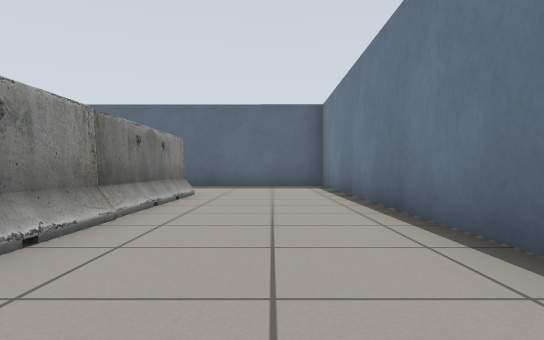
view 1 (above)

24 first-person views from a walk through a world built for the Gazebo simulator. The camera is 0.5 m above the floor, looks level and sees 70° across. The lines on the ground mark 1 m squares. The floor is counted in squares, 1 m on a side. Each view is taken from the middle of a square. On the plan, view 1 faces up. The plan holds only what a view shows up to about 9 squares ahead; the rest is blank. The place goes on beyond the plan. Robots are left out.

view 2
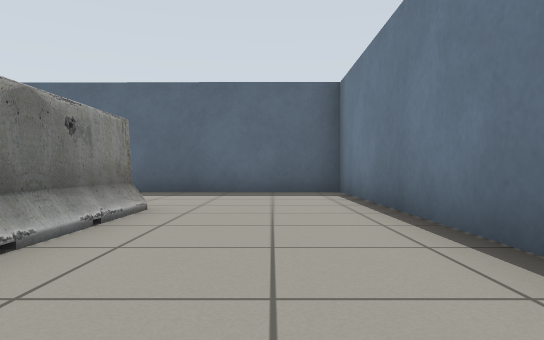

view 3
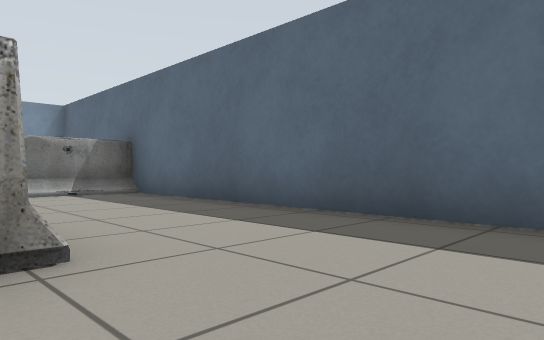

view 4
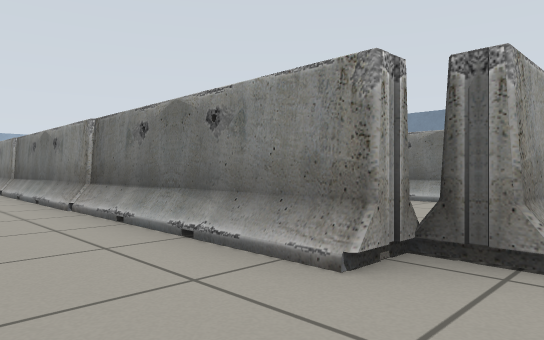

view 5
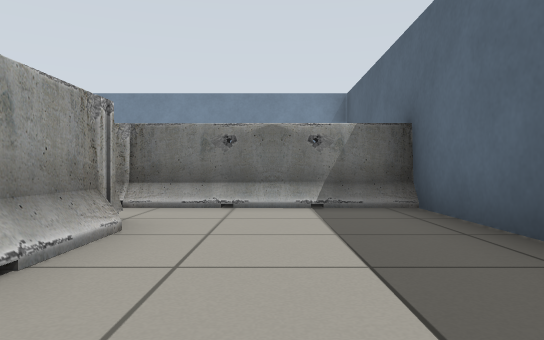

view 6
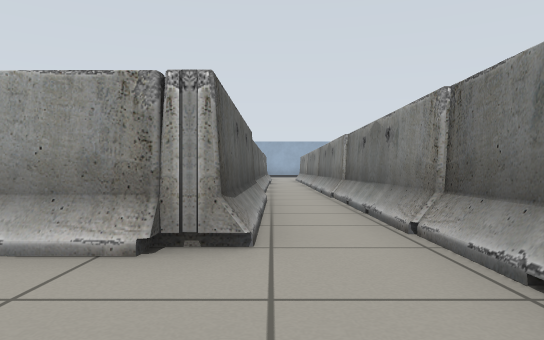

view 7
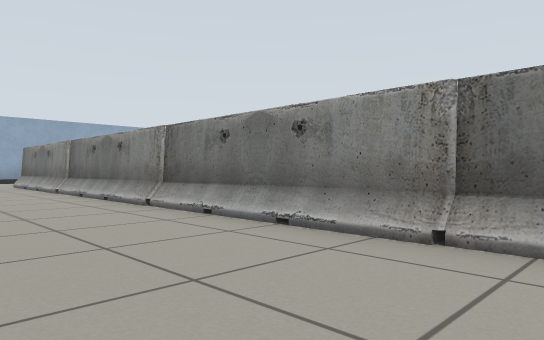

view 8
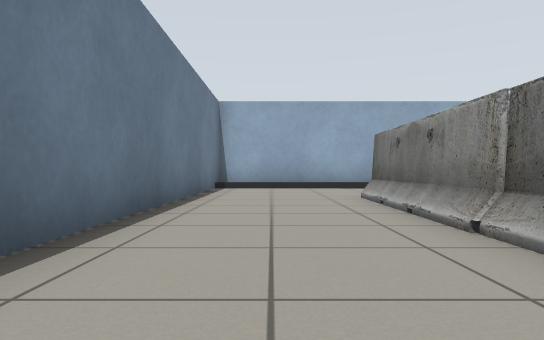

view 9
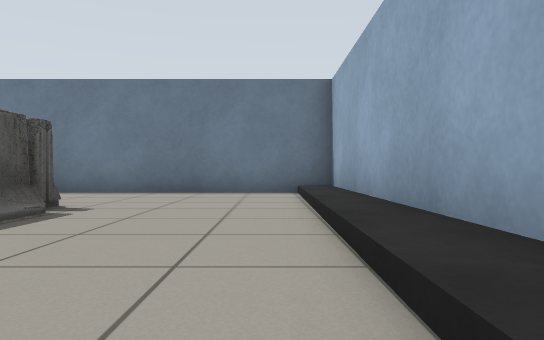

view 10
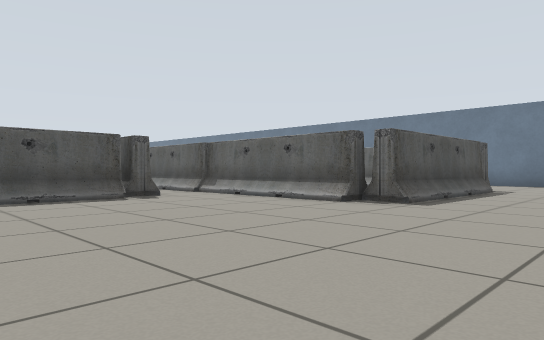

view 11
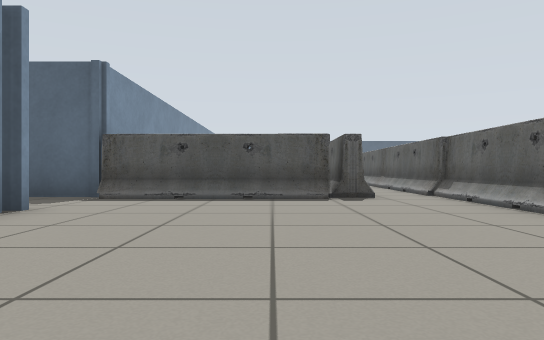

view 12
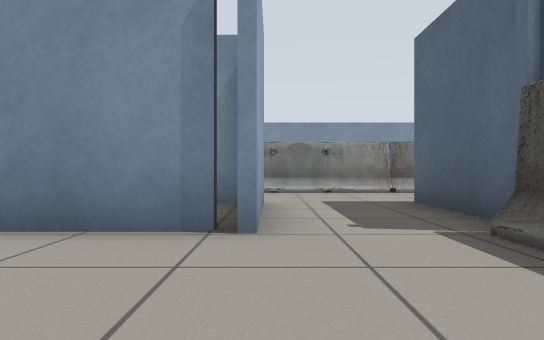

view 13
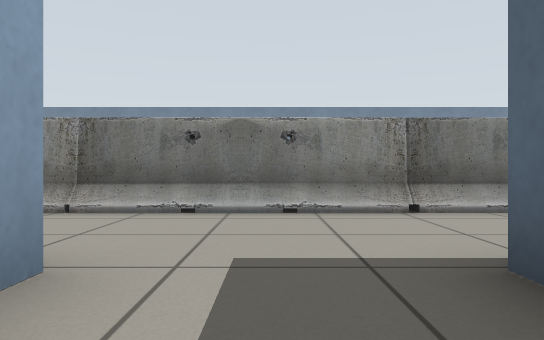

view 14
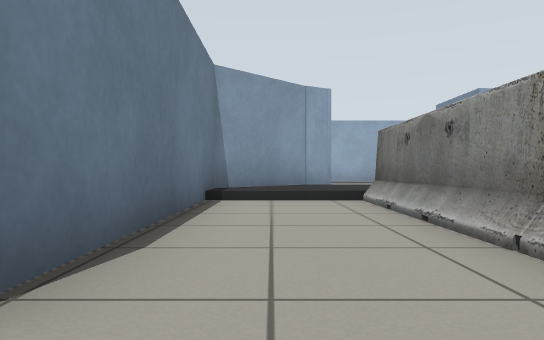

view 15
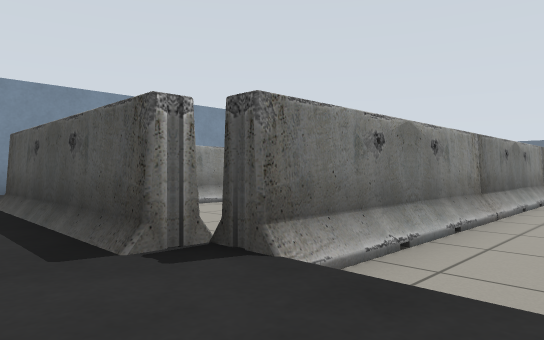

view 16
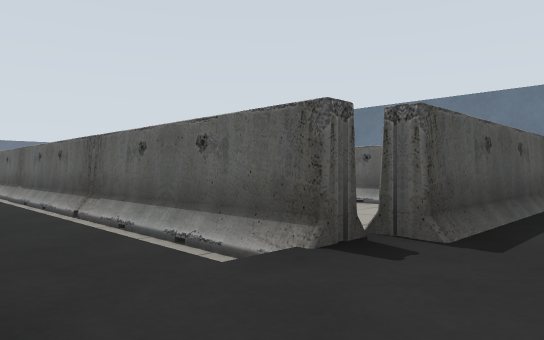

view 17
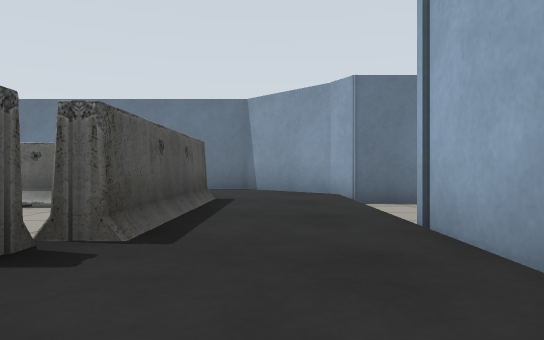

view 18
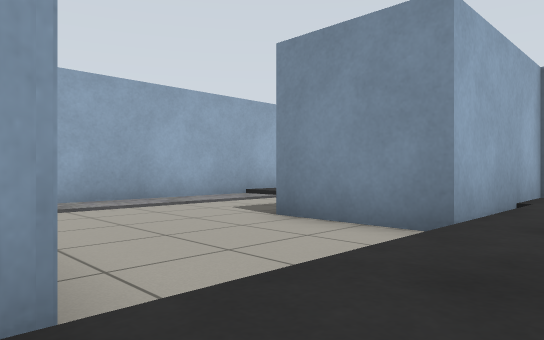

view 19
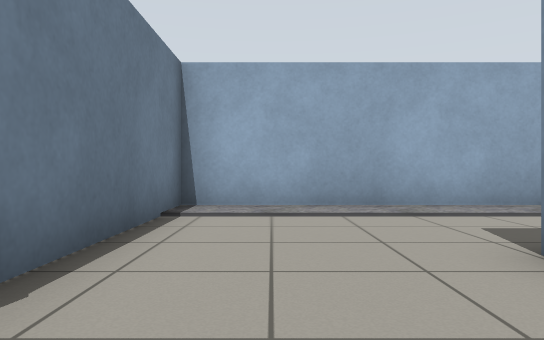

view 20
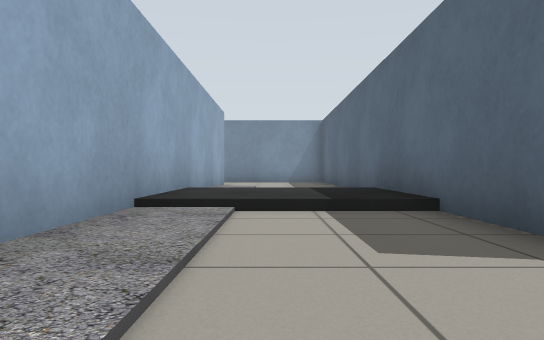

view 21
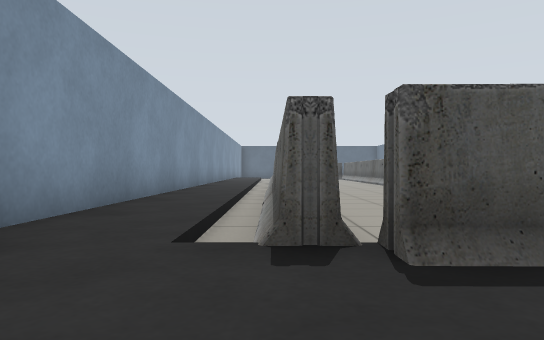

view 22
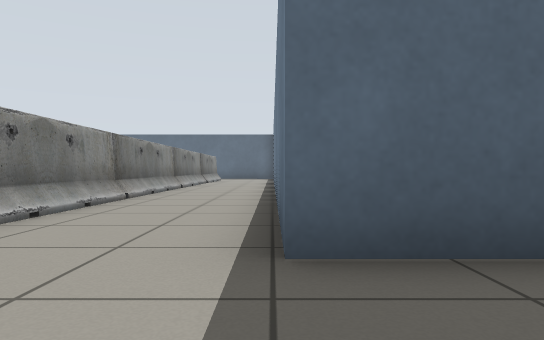

view 23
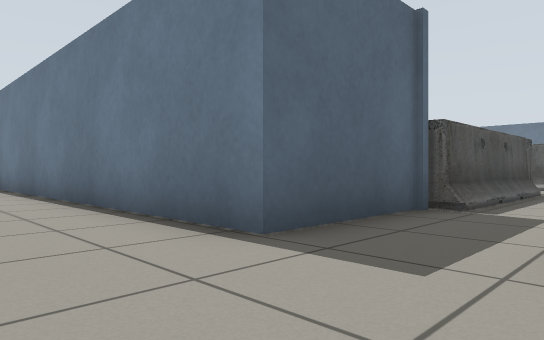

view 24
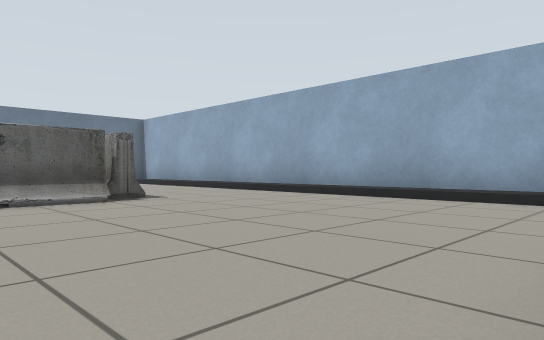

### Floor plan
Points are (right, up) in squares from view 1. A wall is a line through its corners. A room is listed if a view was taken in it or the views show most of it. See-through windows are left out.
Room 1 (views 1, 2, 3, 4, 5, 6, 7, 8, 9, 10, 11, 12)
walls: (-13.1, -6) (-13.1, -7.8); (1.6, 2.1) (1.6, 11.8) (-11.9, 12); (-13.1, -10.1) (-13.1, -12.3); (-5.1, -16.3) (1.6, -16.3) (1.6, -7.1); (-11.8, -16.3) (-7.5, -16.3)
ways out: opening at (-13, -9) to room 2
objects: barrier (-12, -8) to (-9, -8); barrier (-9, -8) to (-8, -6); barrier (-8, 2) to (-8, 3); barrier (-8, 4) to (-8, 7); barrier (-8, 8) to (-8, 11); barrier (-7, -11) to (-6, -8); barrier (-7, -7) to (-7, -6); other object (-7, 2) to (-7, 3); barrier (-7, 5) to (-6, 8); barrier (-6, -12) to (-3, -12); barrier (-6, 8) to (-3, 8); barrier (-2, -12) to (-2, -9); barrier (-2, -8) to (-2, -5); barrier (-2, -4) to (-2, -1); barrier (-2, 0) to (-2, 3); barrier (-2, 4) to (-2, 8)
Room 2 (views 13, 14, 15, 16, 17, 18, 19, 20, 21, 22, 23, 24)
walls: (-26.3, -9) (-26.3, -15.4); (-16, -10.1) (-13.1, -10.1); (-13.1, -7.8) (-15.9, -7.8) (-15.9, 0.7); (-17.8, -18.3) (-15.9, -16.4) (-15.9, -10.5); (-26.4, -18.5) (-22.1, -18.5) (-22.1, -21); (-22.9, -21) (-29, -21); (-29, -24.7) (-18.4, -24.7) (-18.4, -18.6) (-17.8, -18.2)
ways out: opening at (-13, -9) to room 1
objects: barrier (-24, -15) to (-23, -12); barrier (-24, -11) to (-24, -8); barrier (-24, -7) to (-24, -6); barrier (-23, -16) to (-20, -15); barrier (-19, -15) to (-19, -12); barrier (-19, -11) to (-19, -8); barrier (-19, -7) to (-19, -4); barrier (-19, -3) to (-19, 0)

Where each view was taken, in squares from view 1:
view 1: 0 up, 0 right, facing up
view 2: 3 up, 0 right, facing up
view 3: 8 up, 0 right, facing up-left
view 4: 9 up, 0 right, facing down-left
view 5: 10 up, 3 left, facing left
view 6: 11 up, 7 left, facing down
view 7: 1 up, 1 right, facing down-left
view 8: 5 down, 0 right, facing down
view 9: 15 down, 7 left, facing right
view 10: 15 down, 12 left, facing up-right
view 11: 15 down, 10 left, facing up
view 12: 10 down, 10 left, facing left
view 13: 9 down, 14 left, facing left
view 14: 9 down, 17 left, facing down
view 15: 17 down, 17 left, facing up-left
view 16: 17 down, 26 left, facing up-right
view 17: 17 down, 26 left, facing right
view 18: 17 down, 18 left, facing down-left
view 19: 18 down, 20 left, facing down
view 20: 23 down, 20 left, facing left
view 21: 18 down, 24 left, facing up
view 22: 10 down, 16 left, facing up
view 23: 10 down, 18 left, facing up-right
view 24: 9 down, 13 left, facing down-right
